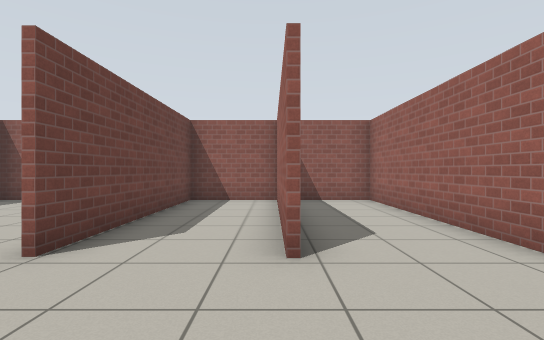
[1] (above)

22 first-person views from a walk through a Gazebo world. The camera is 0.94 m above the floor, looks level and sees 85° across. The floor is counted in squares, 1 m on a side. Each view is taken from the middle of a square. On the plan, view 1 faces up. The plan holds only what a view shows up to about 11 squares ahead; the rest is blank. Gazebo's built-in surfaces are drawn with simple patterns.

[2]
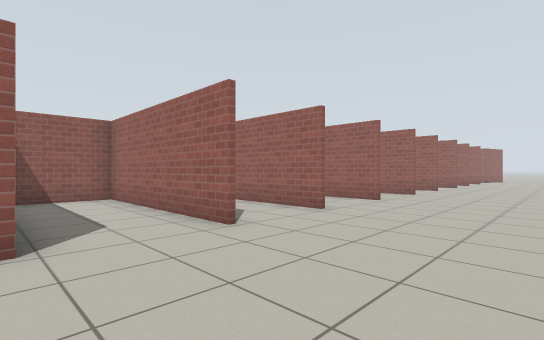

[3]
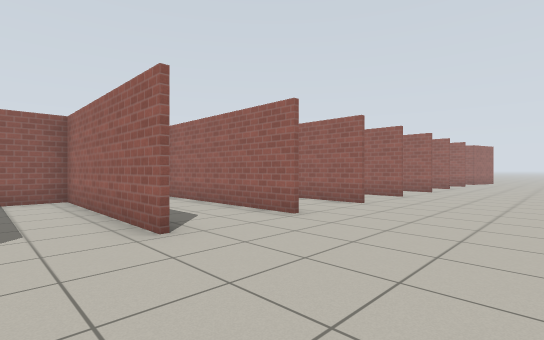

[4]
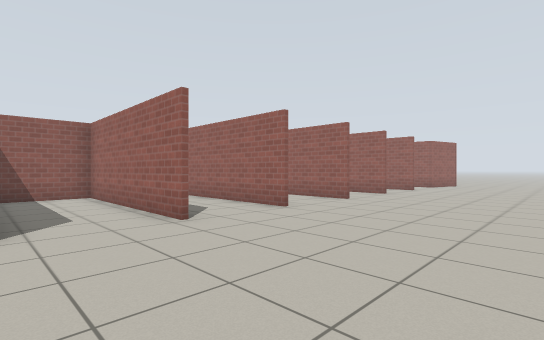

[5]
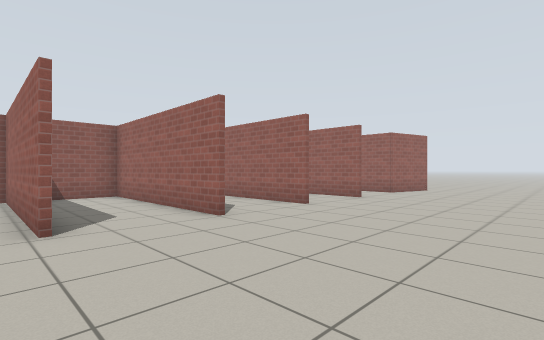

[6]
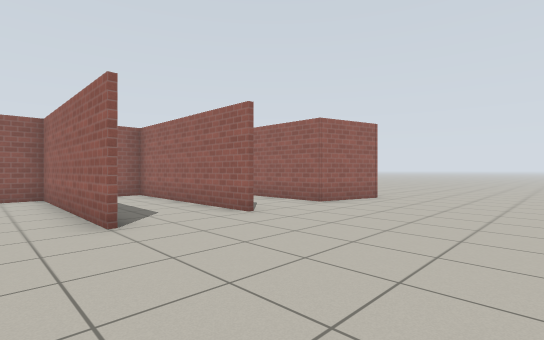

[7]
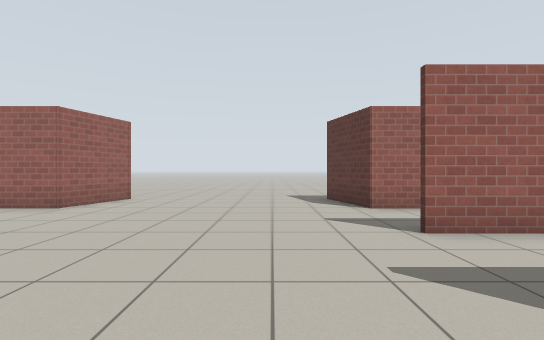

[8]
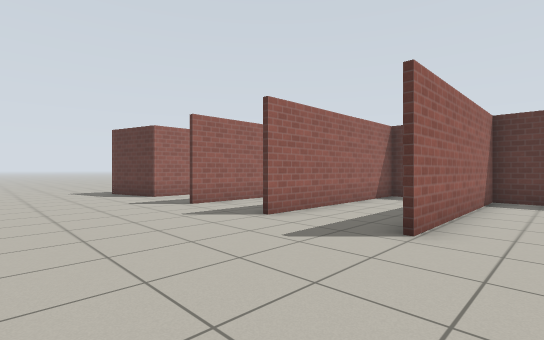

[9]
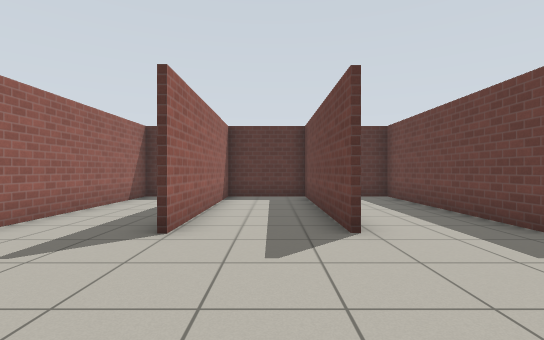

[10]
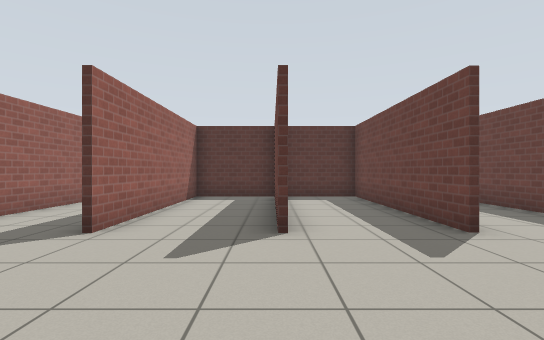

[11]
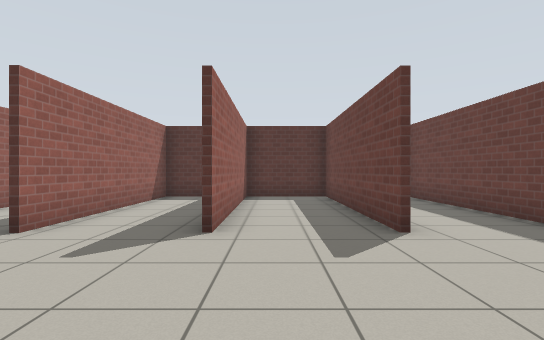

[12]
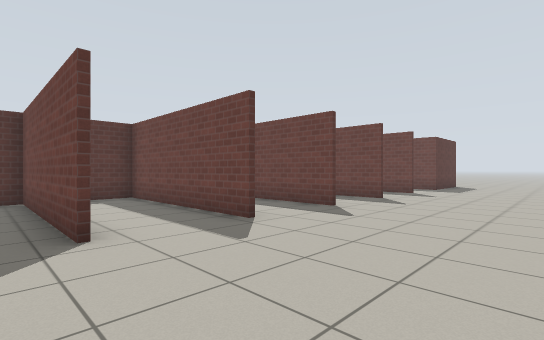

[13]
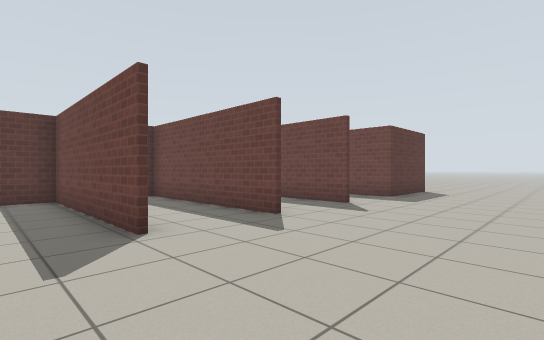

[14]
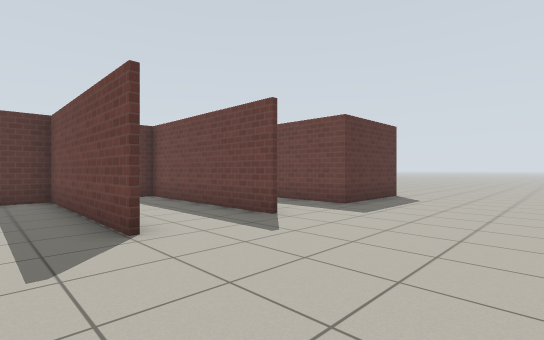

[15]
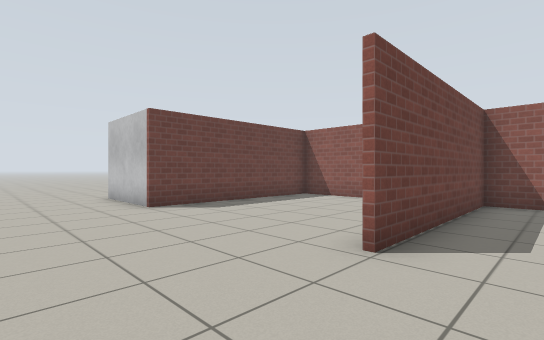

[16]
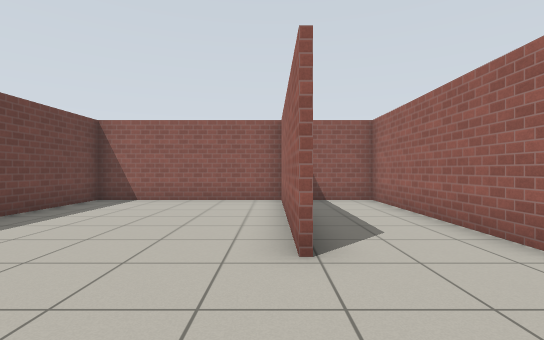

[17]
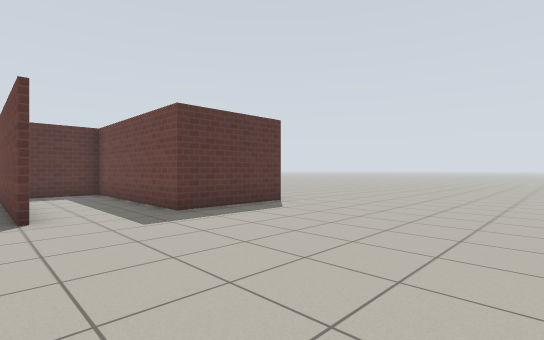

[18]
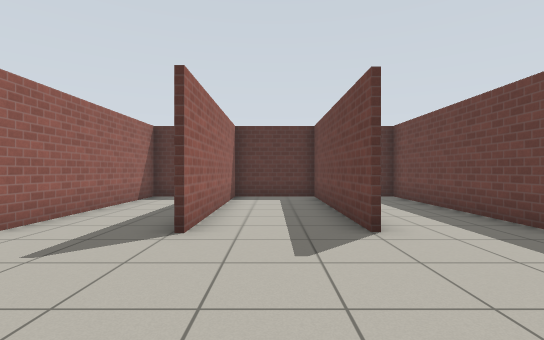

[19]
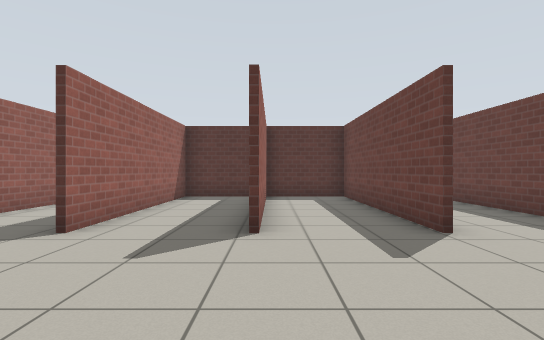

[20]
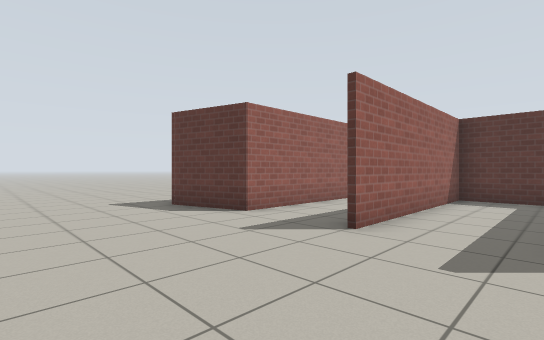

[21]
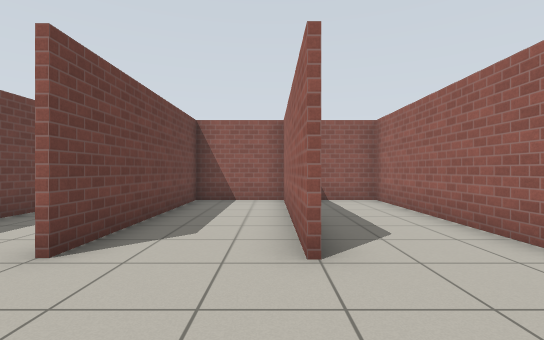

[22]
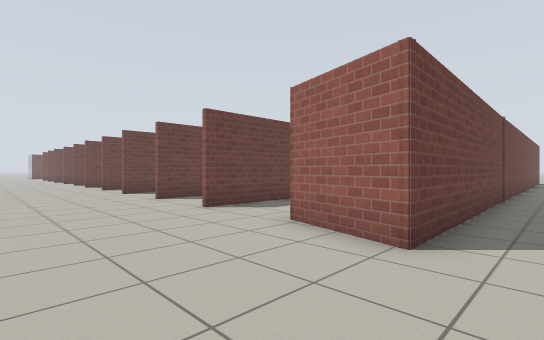

### Floor plan
Points are (right, up) in squares from view 1. A wall is a line through its corners. A room is listed if a view was taken in it or the views show most of it. See-through windows are left out.
Room 1 (views 1, 2, 3, 4, 5, 6, 7, 8, 9, 10, 11, 12, 13, 14, 15, 16, 17, 18, 19, 20, 21, 22)
walls: (8.9, 3.1) (8.9, 9); (11.7, 3.1) (11.7, 9.3) (9.5, 9.3); (5.9, 3.1) (5.9, 9.3) (4.4, 9.3); (9, -4.4) (9, -10.5) (11.7, -10.5) (11.7, -4.4); (6.1, -4.4) (6.1, -10.5) (8.9, -10.5) (8.9, -4.4); (11.9, -4.4) (11.9, -10.5) (17.5, -10.5) (17.5, -4.4); (14.6, 3.1) (14.6, 9.3); (3.1, 3.1) (3.1, 9.3) (-8.3, 9.3) (-8.3, 3.2) (-11.6, 3.2); (3.2, -4.4) (3.2, -10.5); (14.8, -4.4) (14.8, -10.5); (5.9, -8.1) (5.9, -6.4); (17.5, 3) (17.5, 9.3) (15.6, 9.3); (0.2, 3.1) (0.2, 9.4); (0.3, -4.4) (0.3, -10.5); (17.7, 6.6) (17.7, 5.8); (14.6, -10.5) (14.6, -4.4); (20.5, 3.1) (20.5, 9.3) (19.5, 9.3); (3.1, -10.5) (3.1, -4.4); (-2.7, 3.3) (-2.7, 8.6); (-2.6, -4.4) (-2.6, -10.5); (0.2, -10.5) (0.2, -4.4); (23.4, 3) (23.4, 9.3) (20.6, 9.3) (20.6, 3.1); (-2.6, 9.4) (-2.6, 3.1); (-5.5, -4.4) (-5.5, -10.5); (20, -10.5) (20.5, -10.5) (20.5, -4.2); (-2.7, -10.2) (-2.7, -4.4); (23.5, 6.4) (23.5, 3.1); (21.4, -10.5) (23.4, -10.5) (23.4, -4.2); (26.3, -8.9) (26.3, -4.4) (28.7, -3.8); (-11.9, -4.4) (-8.3, -4.4) (-8.3, -10.5) (4.5, -10.5); (28.6, 13.2) (28.7, 2.6) (26.3, 3.2) (26.3, 9.3) (24.5, 9.3)
ways out: opening at (-12.5, 3)

Where each view was taken, in squares from view 1:
view 1: 0 up, 0 right, facing up
view 2: 1 down, 0 right, facing up-right
view 3: 1 down, 4 right, facing up-right
view 4: 2 down, 9 right, facing up-right
view 5: 2 down, 14 right, facing up-right
view 6: 2 down, 19 right, facing up-right
view 7: 2 down, 19 right, facing right
view 8: 0 up, 16 right, facing down-right
view 9: 0 up, 16 right, facing down
view 10: 0 up, 12 right, facing down
view 11: 0 up, 8 right, facing down
view 12: 0 up, 7 right, facing down-left
view 13: 0 up, 2 right, facing down-left
view 14: 0 up, 1 left, facing down-left
view 15: 0 up, 1 left, facing up-left
view 16: 0 up, 3 left, facing up
view 17: 2 up, 5 left, facing down-left
view 18: 0 up, 4 left, facing down
view 19: 0 up, 0 right, facing down
view 20: 0 up, 21 right, facing down-right
view 21: 0 up, 23 right, facing up
view 22: 1 down, 30 right, facing up-left
